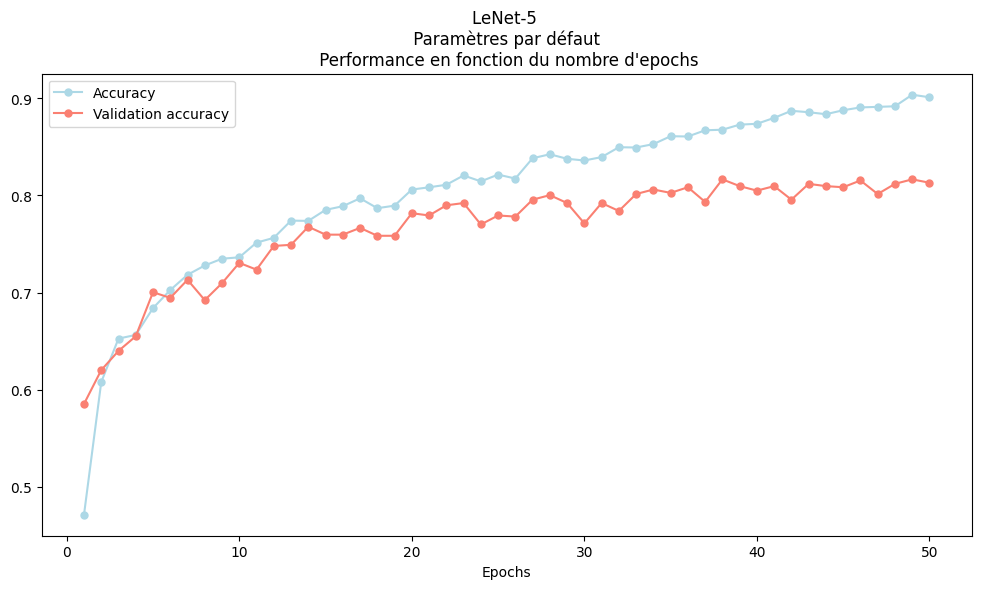
#> input picture streamlit_app/images/LeNet-5_benchmark_epochs.png, 981 x 589 px; its folder holds only this picture in this run
$ jupyter execute --allow-errors DST_datasets_exploration_Chaouki_Benzekri.ipynb
#> lines starting #> are read from the running program, lines starting #| are printed output that depends on the picture
# Contexte : parcours Data Scientist promotion 24FEV 2024 - DataScientest.com
**Description du projet :**
<br>
Afin de faire le diagnostic des patients au Covid-19, l’analyse de radiographies pulmonaires est une possibilité à explorer pour détecter plus facilement les cas positifs. Si la classification par le biais du deep learning de telles données se révèle efficace pour détecter les cas positifs, alors cette méthode peut être utilisée dans les hôpitaux et cliniques quand on ne peut pas faire de test classique.
<br>
**Mots clés:**
<br>
DL (Deep Learning), CNN (
Convolutional Neural Networ), Kagglek
<brid

# I. Import dataset from Kaggle

[cell 1]
# Command to opendatasets from Kaggle

import opendatasets as od

[cell 2]
# download the database
#od.download("https://www.kaggle.com/datasets/tawsifurrahman/covid19-radiography-database")

# II. Data Exploration & Viz"

## 2.1 Lodaing packeges

[cell 3]
# Import packages

from glob import glob # list all the files of a directory
import os


import pandas as pd
import numpy as np
import matplotlib.pyplot as plt
import seaborn as sns
import cv2

# ignore warning messages
import warnings
warnings.filterwarnings("ignore")

## 2.2 Reading files

[cell 4]
# print current directory
os.getcwd()  # equivalent to pwd

[cell 5]
# Change current directory to work directory
os.chdir(r"C:/Users/chaou/covid19-radiography-database/")

#> (a cell that did not finish here is left out)

#> (a cell that did not finish here is left out)

#> (a cell that did not finish here is left out)

## 2.3 Image visualization

[cell 9]
# Loading images from the directories
covid_images           = glob(r'C:\Users\chaou\covid19-radiography-database\COVID\images\*.png')
lung_opacity_images    = glob(r'C:\Users\chaou\covid19-radiography-database\Lung_Opacity\images\*.png')
normal_images          = glob(r'C:\Users\chaou\covid19-radiography-database\Normal\images\*.png')
viral_pneumonia_images = glob(r'C:\Users\chaou\covid19-radiography-database\Viral Pneumonia\images\*.png')

[cell 10]
# Plotting Image from each class
images_path_dict={'covid_class': covid_images,
             'lung_opacity_class': lung_opacity_images,
             'normal_class': normal_images,
             'viral_pneumonia_class': viral_pneumonia_images}

n_rows = len(images_path_dict)
n_cols = 4  #  Number of images to show per class

fig, ax = plt.subplots(n_rows, n_cols, figsize=(20, 20))
#plt.subplots_adjust(hspace=0.1)
fig.suptitle("Illustrative examples of raw images per class", fontsize=18, y=0.95)

for i, class_ in enumerate(images_path_dict.keys()):
    for j, img in enumerate(images_path_dict[class_][:n_cols]):
        #print(class_)
        #print(images_path_dict[class_][j])
        #print(i, j)
        img = plt.imread(images_path_dict[class_][j])
#> img is the input picture: shape (589, 981, 4) float32; mean R, G, B, A 0.986, 0.983, 0.983, 1

        ax[i,j].imshow(img, cmap='gray')
        ax[i,j].set_title(class_)
        ax[i,j].axis('off')
plt.show();
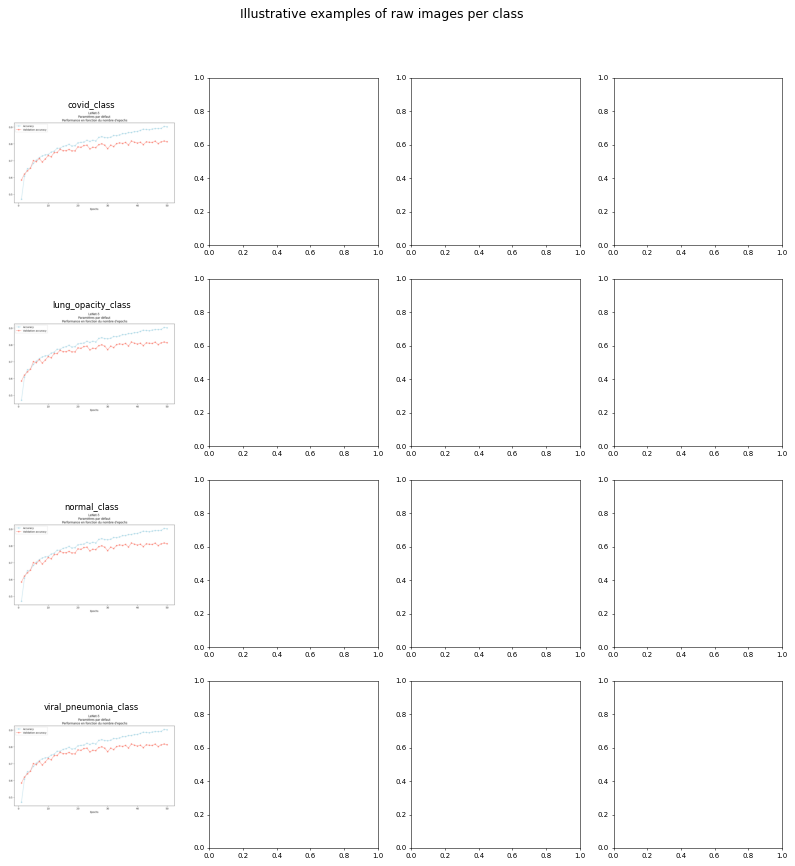
#> figure drawn by matplotlib, 4 panels

[cell 11]
# Checking and Plotting images sizes

from PIL import Image  # Python Imaging Library (PIL) is a library used when working with images
from alive_progress import alive_bar  # affichage d'une bar de chargement
import time

directories = {'Class_COVID': covid_images,
               'Class_Lung_Opacity': lung_opacity_images,
               'Class_Normal': normal_images,
               'Class_Viral_Pneumonia': viral_pneumonia_images}
j = 1

plt.figure(figsize=(10, 10))

# Selecting images with 3 channels
index_oversize_img = []
path_oversize_img = []

for class_label in directories.keys():
    print(class_label)
    with alive_bar() as bar: # show loading bar
        for index, img_path in enumerate(directories[class_label]):
            img = Image.open(img_path)
#> img: PIL image 981x589 RGBA
            arr = np.array(img)
            bar() # show loading bar

            if arr.ndim == 2:
                h, w = arr.shape  # get the images dims

            if arr.ndim == 3:
                h, w, d = arr.shape
#> h = 589; w = 981; d = 4

            if arr.ndim > 2:
                index_oversize_img.append(index)
                index_oversize_img_arr = np.array(index_oversize_img)
                path_oversize_img.append(img_path)

                df_oversized_img = pd.DataFrame({'img_index' : index_oversize_img_arr,
                                                 'img_path' : img_path})

    plt.subplot(2, 2, j)
    j = j +1
    plt.scatter(x=w, y=h, label=class_label)
    fig.suptitle("Taille d'iamges par classe", fontsize=18, y=0.95)
    plt.legend()
    plt.savefig('class_images_size.svg')
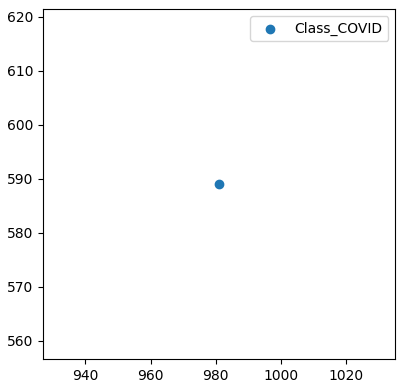
#> figure drawn by matplotlib, 1 panel
    plt.savefig('class_images_size.png')
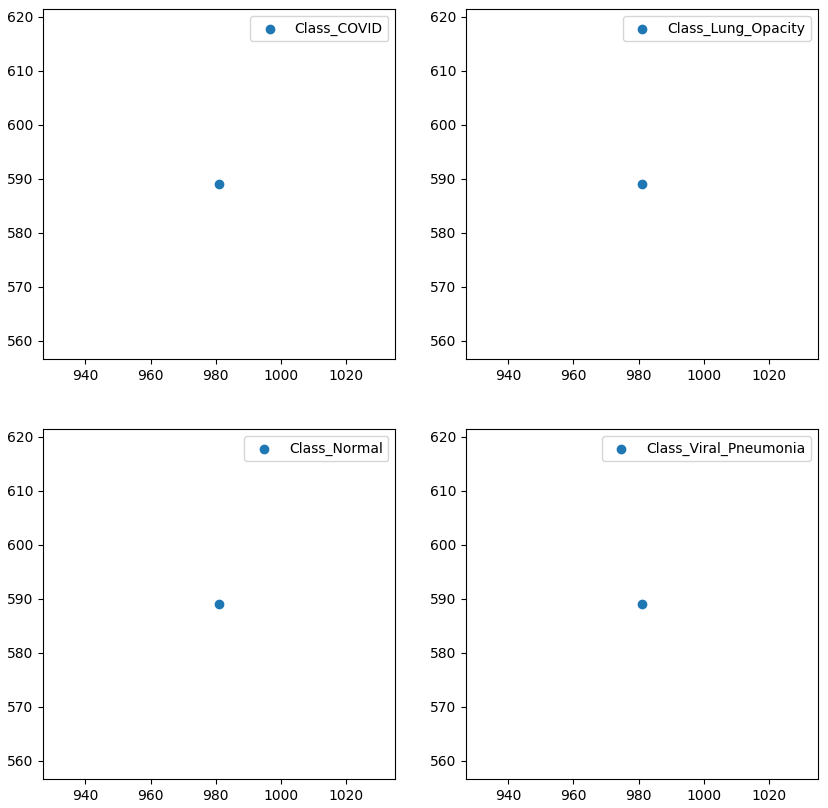
#> figure drawn by matplotlib, 4 panels

[cell 12]
# Store images in a DataFrame

df_oversized_img

# Show one over sized image from Viral Pneumonia
img = plt.imread(df_oversized_img['img_path'][0])

fig, ax = plt.subplots(1, 3, figsize=(15,5))
plt.suptitle('Sample of over sized image Viral Pneumonia', fontsize=18, y=0.95)

for i in range(3):
    ax[i].imshow(img[:,:,i], cmap='gray')
    ax[i].set_title('Image' +' ' + str(df_oversized_img['img_index'][0]) + ' '+ 'Channel' +' '+ str(i+1))
    ax[i].axis('off')


print('The number of over sized images is:', len(df_oversized_img['img_index']))
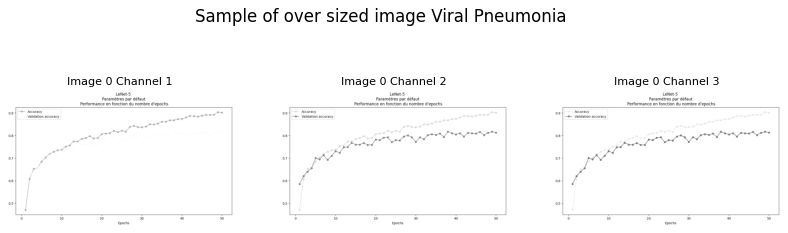
#> figure drawn by matplotlib, 3 panels

# III. Data Pre-processing

[cell 13]
# 1. Real meta data DF

directories = {'Class_COVID': covid_images,
               'Class_Lung_Opacity': lung_opacity_images,
               'Class_Normal': normal_images,
               'Class_Viral_Pneumonia': viral_pneumonia_images}
img_data = []
for class_label in directories.keys():
    for index, img_path in enumerate(directories[class_label]):
        img = Image.open(img_path)
        arr = np.array(img)
        # take the mean of the 3 channels
        #if arr.ndim == 3:
        #    arr = np.mean(arr, axis=2)
        img_size = arr.shape
#> img_size = (589, 981, 4)
        img_data.append([img_size, class_label, img_path])

img_metadata = pd.DataFrame(img_data, columns = ['image_size', 'class', 'image_path'])

[cell 14]
# Show the new dataframe
img_metadata.head()

### 3.1 Mask Processing

[cell 15]
# Loading masks from the directories
covid_masks           = glob(r'C:\Users\chaou\covid19-radiography-database\COVID\masks\*.png')
lung_opacity_masks    = glob(r'C:\Users\chaou\covid19-radiography-database\Lung_Opacity\masks\*.png')
normal_masks          = glob(r'C:\Users\chaou\covid19-radiography-database\Normal\masks\*.png')
viral_pneumonia_masks = glob(r'C:\Users\chaou\covid19-radiography-database\Viral Pneumonia\masks\*.png')

# mask for each class
mask_directories = {'COVID_masks': covid_masks,
                    'Lung_Opacity_masks': lung_opacity_masks,
                    'Normal_masks': normal_masks,
                    'Viral_Pneumonia_masks': viral_pneumonia_masks}

# Mask meta data
mask_data = []

for mask_class in mask_directories.keys():
    print(mask_class)
    for index, mask_path in enumerate(mask_directories[mask_class]):
        img_msk = Image.open(mask_path)
        arr_msk = np.array(img_msk)
        msk_size = arr_msk.shape

        # calcul du ratio surface utile à partir du mask
        mask_img = cv2.imread(mask_path, cv2.IMREAD_GRAYSCALE)
        mask_arr = np.array(mask_img)
        mask_ratio = np.round(np.count_nonzero(mask_arr)/(299*299),4)*100
        mask_data.append([msk_size, mask_ratio, mask_class, mask_path])

mask_metadata = pd.DataFrame(mask_data, columns = ['mask_size', 'mask_ratio', 'mask_class', 'mask_path'])

[cell 16]
# Group by mask class, and calculate the average useful surface per class
mask_data_grouped = mask_metadata[['mask_class', 'mask_ratio']].groupby('mask_class').mean().reset_index()
mask_data_grouped

[cell 17]
# Show the average usefull surface per class
plt.figure(figsize=(10, 7))

sns.barplot(x='mask_class', y='mask_ratio', palette=['#FFB482', '#8DE5A1', '#A1C9F4', '#D0BBFF'], data=mask_data_grouped);

[cell 18]
# Ratio distribution per mask class
j = 1

plt.figure(figsize=(15, 10))
plt.suptitle("Taille d'iamges par classe", fontsize=18, y=0.95)

palette = ['#A1C9F4', '#8DE5A1', '#FFB482', '#D0BBFF']

for mask_class in mask_metadata['mask_class'].unique():

    plt.subplot(2, 2, j)
    j = j +1
    sns.histplot(x=mask_metadata[mask_metadata['mask_class']==mask_class]['mask_ratio'], bins=70, hue=mask_metadata['mask_class'],
                 label=mask_class, kde=True, palette=['#FFB482', '#8DE5A1', '#A1C9F4', '#D0BBFF'], edgecolor='gray',
                data=mask_metadata)

    plt.legend()
    plt.suptitle("Ratio de la surface utile en appliquant les masks", fontsize=18, y=0.95)
    plt.savefig('ratio_surface_utile.svg')
    plt.savefig('ratio_surface_utile.png')
